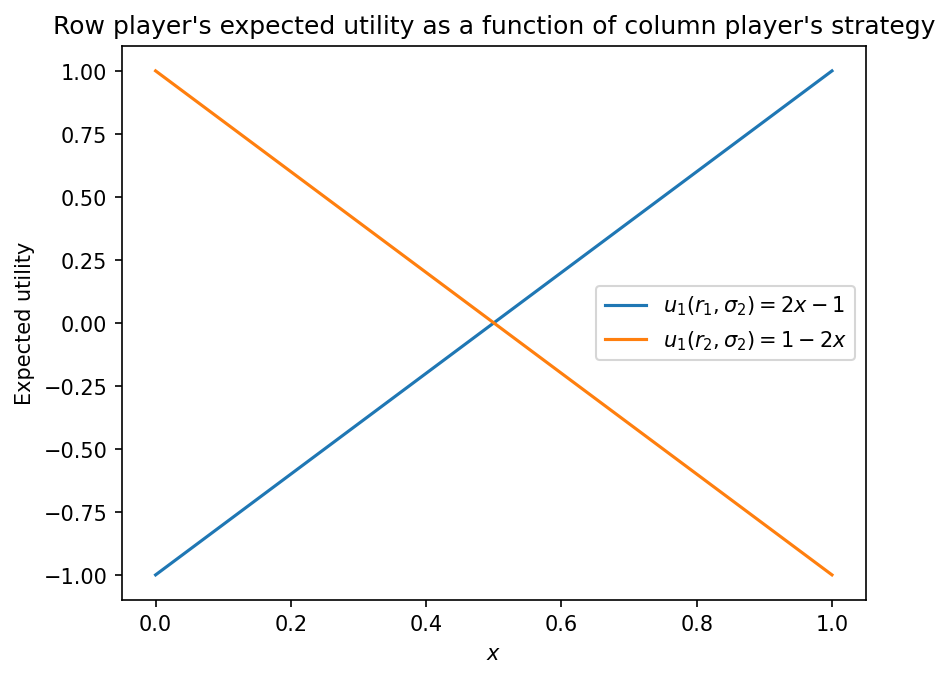

Recreate this plot in Python.
from pathlib import Path
import matplotlib as mpl
import matplotlib.pyplot as plt
import numpy as np

mpl.rcParams.update({"figure.facecolor": "white", "axes.facecolor": "white"})

x = np.linspace(0, 1, 100)

fig, ax = plt.subplots()
ax.plot(x, 2 * x - 1, label=r"$u_1(r_1, \sigma_2) = 2x - 1$")
ax.plot(x, 1 - 2 * x, label=r"$u_1(r_2, \sigma_2) = 1 - 2x$")
ax.set_xlabel("$x$")
ax.set_ylabel("Expected utility")
ax.set_title("Row player's expected utility as a function of column player's strategy")
ax.legend()

fig.savefig(Path(__file__).parent / "main.png", bbox_inches="tight", dpi=150)
